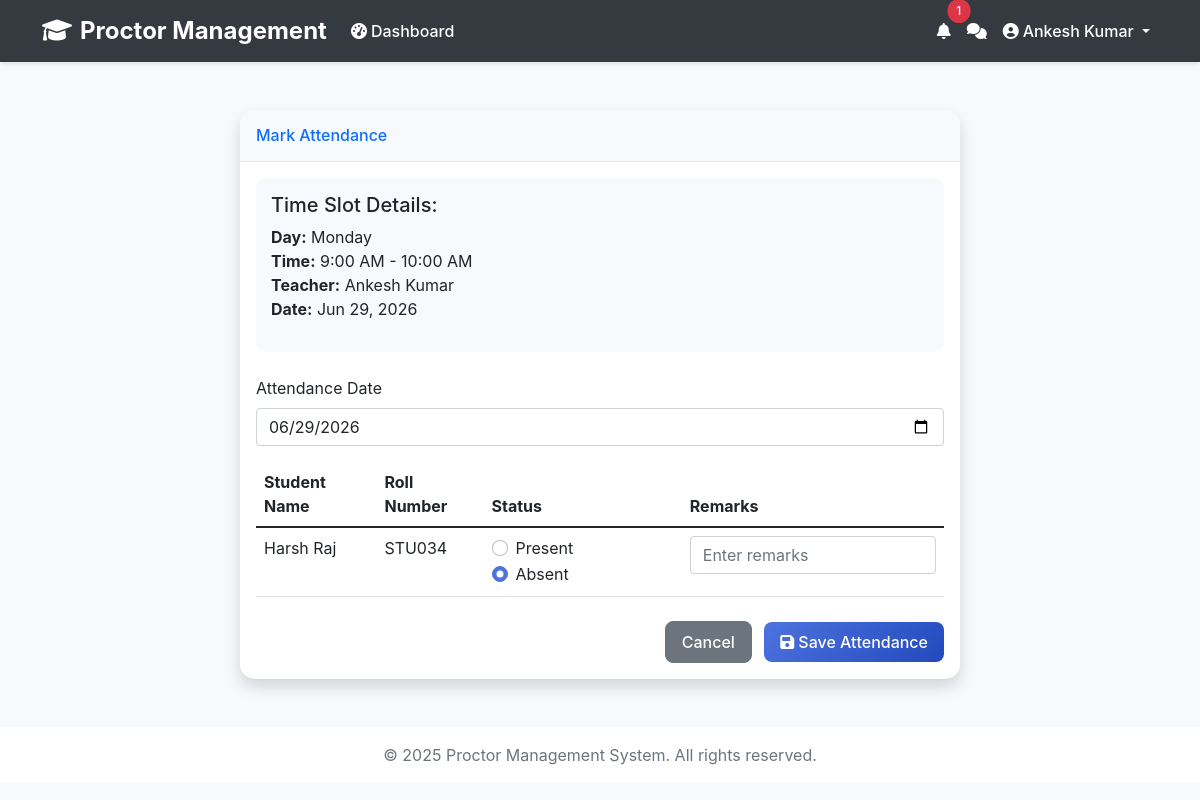
/teacher/attendance/42/ (signed in), run on the app's committed database.
### accounts/models.py (models this page shows, shortened)
class User(AbstractUser):
    ROLE_CHOICES = (
        ('student', 'Student'),
        ('teacher', 'Teacher'),
        ('admin', 'Admin'),
    )
    role = models.CharField(max_length=10, choices=ROLE_CHOICES, default='student')
    phone_number = models.CharField(max_length=15, blank=True, null=True)
    address = models.TextField(blank=True, null=True)
    is_email_verified = models.BooleanField(default=False)
    password_reset_token = models.CharField(max_length=32, null=True, blank=True)
    password_reset_expires = models.DateTimeField(null=True, blank=True)

### admin_panel/models.py (models this page shows, shortened)
class TimeSlot(models.Model):
    DAY_CHOICES = [
        (0, 'Monday'),
        (1, 'Tuesday'),
        (2, 'Wednesday'),
        (3, 'Thursday'),
        (4, 'Friday'),
        (5, 'Saturday'),
        (6, 'Sunday'),
    ]
    TIME_CHOICES = [
        (1, '9:00 AM - 10:00 AM'),
        (2, '10:00 AM - 11:00 AM'),
        (3, '11:00 AM - 12:00 PM'),
        (4, '12:00 PM - 1:00 PM'),
        (5, '2:00 PM - 3:00 PM'),
        (6, '3:00 PM - 4:00 PM'),
        (7, '4:00 PM - 5:00 PM'),
    ]
    day = models.IntegerField(choices=DAY_CHOICES)
    time = models.IntegerField(choices=TIME_CHOICES)
    teacher = models.ForeignKey('teacher.Teacher', on_delete=models.CASCADE, related_name='time_slots')
    students = models.ManyToManyField('student.Student', related_name='time_slots')
    is_active = models.BooleanField(default=True)
    created_at = models.DateTimeField(auto_now_add=True)
    updated_at = models.DateTimeField(auto_now=True)
    class Meta:
        unique_together = ['day', 'time', 'teacher']
        ordering = ['day', 'time']
    def get_day_display(self):
        try:
            return dict(self.DAY_CHOICES)[self.day]
        except (KeyError, TypeError):
            return 'Unknown Day'
    def get_time_display(self):
        try:
            return dict(self.TIME_CHOICES)[self.time]
        except (KeyError, TypeError):
            return 'Unknown Time'

### teacher/models.py (models this page shows, shortened)
class Teacher(models.Model):
    user = models.OneToOneField(User, on_delete=models.CASCADE)
    department = models.CharField(max_length=100)
    designation = models.CharField(max_length=100)

### student/models.py (models this page shows, shortened)
class Student(models.Model):
    user = models.OneToOneField(settings.AUTH_USER_MODEL, on_delete=models.CASCADE)
    roll_number = models.CharField(max_length=20, unique=True)
    department = models.CharField(max_length=100)
    semester = models.IntegerField()
    assigned_proctor = models.ForeignKey('proctor.Proctor', on_delete=models.SET_NULL, null=True, related_name='assigned_students')
    created_at = models.DateTimeField(auto_now_add=True, null=True, blank=True)
    updated_at = models.DateTimeField(auto_now=True)
    date_of_birth = models.DateField(null=True, blank=True)

### teacher/views.py (the view, shortened to what this page needs)
# urls.py: path('attendance/', views.mark_attendance, name='mark_attendance'),
@login_required
def mark_attendance(request, id):
    if request.user.role != 'teacher':
        return redirect('dashboard')
    try:
        time_slot = TimeSlot.objects.get(id=id, teacher__user=request.user)
        students = time_slot.students.all()
        is_time_slot = True
    except TimeSlot.DoesNotExist:
        try:
            student = Student.objects.get(id=id, assigned_proctor__user=request.user)
            students = [student]
            is_time_slot = False
        except Student.DoesNotExist:
            messages.error(request, 'Invalid student or time slot')
            return redirect('teacher_dashboard')
    today = timezone.now().date()
    today_records = Attendance.objects.filter(
        student__in=students,
        date=today,
        subject=f'Proctor Meeting - {time_slot.get_time_display() if is_time_slot else "Individual Meeting"}'
    )
    attendance_status = {record.student_id: record.is_present for record in today_records}
    context = {
        'time_slot': time_slot if is_time_slot else None,
        'students': students,
        'attendance_status': attendance_status,
        'is_time_slot': is_time_slot,
        'today': today
    }
    return render(request, 'teacher/mark_attendance.html', context)

### accounts/context_processors.py (called while the page is built)
def unread_notifications_count(request):
    if request.user.is_authenticated:
        count = Notification.objects.filter(user=request.user, is_read=False).count()
    else:
        count = 0
    return {'unread_notifications_count': count}

### teacher/templatetags/teacher_tags.py (called while the page is built)
@register.filter
def get_item(dictionary, key):
    return dictionary.get(key)

### teacher/templates/teacher/mark_attendance.html (shortened to what this page needs)
{% extends 'accounts/base.html' %}
{% load teacher_tags %}
{% block content %}
<div class="container py-4">
    <div class="row">
        <div class="col-md-8 offset-md-2">
            <div class="card shadow">
                <div class="card-header py-3">
                    <h6 class="m-0 font-weight-bold text-primary">Mark Attendance</h6>
                </div>
                <div class="card-body">
                    {% if time_slot %}
                    <div class="time-slot-info mb-4">
                        <h5>Time Slot Details:</h5>
                        <ul class="list-unstyled">
                            <li><strong>Day:</strong> {{ time_slot.get_day_display }}</li>
                            <li><strong>Time:</strong> {{ time_slot.get_time_display }}</li>
                            <li><strong>Teacher:</strong> {{ time_slot.teacher.user.get_full_name }}</li>
                            <li><strong>Date:</strong> {{ today|date:"M d, Y" }}</li>
                        </ul>
                    </div>
                    {% endif %}
                    <form method="post">
                        <div class="mb-3">
                            <label for="date" class="form-label">Attendance Date</label>
                            <input type="date" class="form-control" id="date" name="date" value="{{ today|date:'Y-m-d' }}" required>
                        </div>
                        <div class="table-responsive">
                            <table class="table table-hover">
                                <thead>
                                    <tr>
                                        <th>Student Name</th>
                                        <th>Roll Number</th>
                                        <th>Status</th>
                                        <th>Remarks</th>
                                    </tr>
                                </thead>
                                <tbody>
                                    {% for student in students %}
                                        <tr>
                                            <td>{{ student.user.get_full_name }}</td>
                                            <td>{{ student.roll_number }}</td>
                                            <td>
                                                <div class="form-check form-check-inline">
                                                    <input class="form-check-input" type="radio"
                                                           name="status_{{ student.id }}"
                                                           id="present_{{ student.id }}"
                                                           value="present"
                                                           {% if attendance_status|get_item:student.id %}checked{% endif %}>
                                                    <label class="form-check-label" for="present_{{ student.id }}">Present</label>
                                                </div>
                                                <div class="form-check form-check-inline">
                                                    <input class="form-check-input" type="radio"
                                                           name="status_{{ student.id }}"
                                                           id="absent_{{ student.id }}"
                                                           value="absent"
                                                           {% if not attendance_status|get_item:student.id %}checked{% endif %}>
                                                    <label class="form-check-label" for="absent_{{ student.id }}">Absent</label>
                                                </div>
                                            </td>
                                            <td>
                                                <input type="text" class="form-control" name="remarks_{{ student.id }}" placeholder="Enter remarks">
                                            </td>
                                        </tr>
                                    {% empty %}
                                        <tr>
                                            <td colspan="4" class="text-center">No students assigned to this time slot</td>
                                        </tr>
                                    {% endfor %}
                                </tbody>
                            </table>
                        </div>
                        <div class="text-end mt-4">
                            <a href="{% url 'teacher_timetable' %}" class="btn btn-secondary me-2">Cancel</a>
                            <button type="submit" class="btn btn-primary">
                                <i class="fas fa-save me-1"></i>Save Attendance
                            </button>
                        </div>
                    </form>
                </div>
            </div>
        </div>
    </div>
</div>
{% endblock %}

### accounts/templates/accounts/base.html (shortened to what this page needs)
<!DOCTYPE html>
<html lang="en">
<head>
    <link href="https://cdn.jsdelivr.net/npm/bootstrap@5.1.3/dist/css/bootstrap.min.css" rel="stylesheet">
    <link href="https://cdnjs.cloudflare.com/ajax/libs/font-awesome/6.0.0/css/all.min.css" rel="stylesheet">
</head>
<body>
    <nav class="navbar navbar-expand-lg navbar-dark">
        <div class="container">
            <a class="navbar-brand" href="{% url 'home' %}">
                <i class="fas fa-graduation-cap me-2"></i>Proctor Management
            </a>
            <div class="collapse navbar-collapse" id="navbarNav">
                <ul class="navbar-nav me-auto">
                    {% if user.is_authenticated %}
                        <li class="nav-item">
                            <a class="nav-link" href="{% url 'dashboard' %}">
                                <i class="fas fa-tachometer-alt me-1"></i>Dashboard
                            </a>
                        </li>
                    {% endif %}
                </ul>
                <ul class="navbar-nav">
                    {% if user.is_authenticated %}
                        <li class="nav-item">
                            <a class="nav-link position-relative" href="{% url 'notifications' %}">
                                <i class="fas fa-bell"></i>
                                {% if unread_notifications_count > 0 %}
                                    <span class="position-absolute top-0 start-100 translate-middle badge rounded-pill bg-danger">
                                        {{ unread_notifications_count }}
                                    </span>
                                {% endif %}
                            </a>
                        </li>
                        <li class="nav-item">
                            <a class="nav-link position-relative" href="{% if user.teacher %}{% url 'teacher_chat' %}{% elif user.student %}{% url 'student_chat' %}{% endif %}">
                                <i class="fas fa-comments"></i>
                            </a>
                        </li>
                        <li class="nav-item dropdown">
                            <a class="nav-link dropdown-toggle" href="#" id="navbarDropdown" role="button" data-bs-toggle="dropdown">
                                <i class="fas fa-user-circle me-1"></i>{{ user.get_full_name }}
                            </a>
                        </li>
                    {% endif %}
                </ul>
            </div>
        </div>
    </nav>
    <div class="container py-4">
        {% block content %}
        {% endblock %}
    </div>
    <footer class="footer mt-auto py-3 bg-white">
        <div class="container text-center">
            <span class="text-muted">© 2025 Proctor Management System. All rights reserved.</span>
        </div>
    </footer>
</body>
</html>

### accounts/templates/accounts/base.html (style rules this page uses)
:root { --primary-color: #4e73df; --secondary-color: #858796; --success-color: #1cc88a; --info-color: #36b9cc; --warning-color: #f6c23e; --danger-color: #e74a3b; }
body { font-family: 'Nunito', -apple-system, BlinkMacSystemFont, "Segoe UI", Roboto, "Helvetica Neue", Arial, sans-serif; background-color: #f8f9fc; }
.navbar { background-color: #343a40; box-shadow: 0 2px 4px rgba(0,0,0,.1); }
.navbar-brand { font-weight: 700; font-size: 1.5rem; color: white !important; }
.nav-link { font-weight: 500; padding: 0.5rem 1rem; transition: all 0.3s ease; color: white !important; }
.card { border: none; border-radius: 0.35rem; box-shadow: 0 0.15rem 1.75rem 0 rgba(58, 59, 69, 0.15); }
.card-header { background-color: #f8f9fc; border-bottom: 1px solid #e3e6f0; padding: 1rem; }
.btn { border-radius: 0.35rem; padding: 0.375rem 0.75rem; font-weight: 500; transition: all 0.3s ease; }
.btn-primary { background: linear-gradient(135deg, var(--primary-color) 0%, #224abe 100%); border: none; }
.badge { padding: 0.5em 0.75em; font-weight: 500; }

### teacher/templates/teacher/mark_attendance.html (style rules this page uses)
.card { border: none; border-radius: 15px; }
.card-header { border-radius: 15px 15px 0 0 !important; background-color: #f8f9fc; }
.time-slot-info { background-color: #f8f9fc; padding: 15px; border-radius: 10px; }
.form-check-input:checked { background-color: #4e73df; border-color: #4e73df; }
.btn { border-radius: 8px; padding: 8px 16px; }
.table { margin-bottom: 0; }

### data on the page
User: get_full_name "Ankesh Kumar"
TimeSlot: day "Monday", time "9:00 AM - 10:00 AM", teacher.user.get_full_name "Ankesh Kumar"
Student: user.get_full_name "Harsh Raj", roll_number "STU034", id "☐ Present", id "☑ Absent"

### other printed values
{{ unread_notifications_count }} "1"
